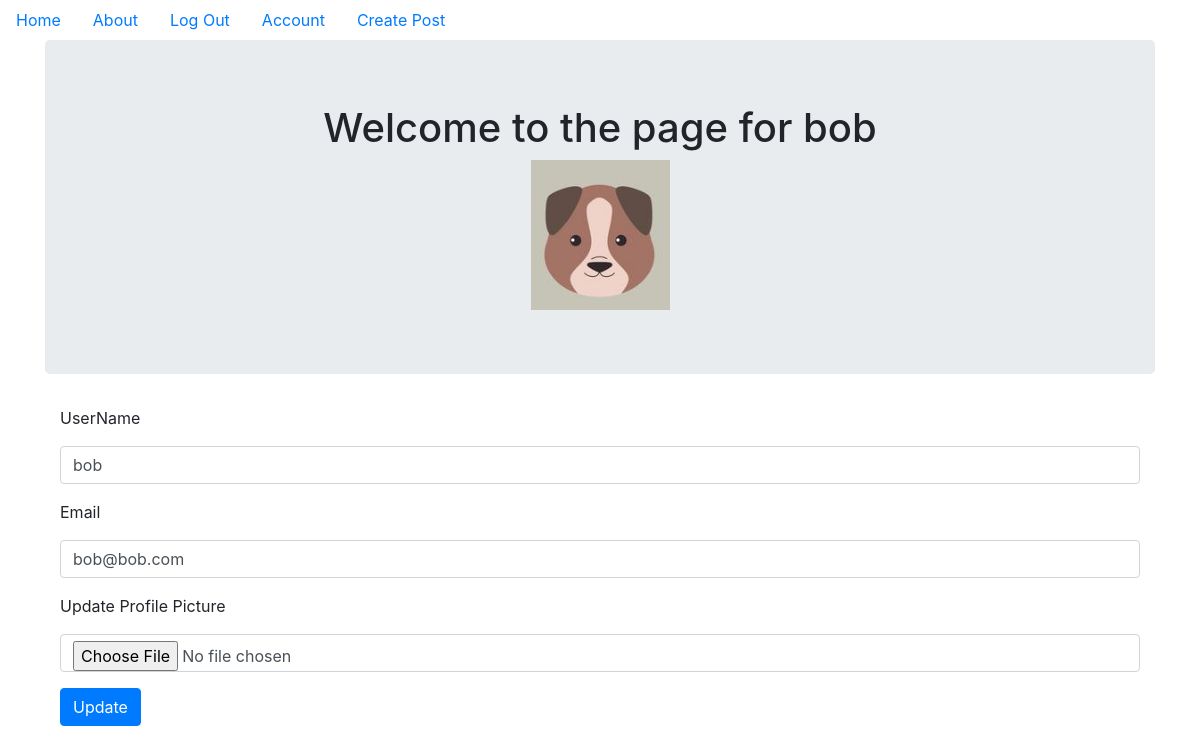
The app's page /account (signed in) with its own data.
### puppycompanyblog/models.py (models this page shows, shortened)
class User(db.Model, UserMixin):
  __tablename__ = 'users'
  id = db.Column(db.Integer, primary_key = True)
  profile_image = db.Column(db.String(20), nullable = False, default = 'default_profile.png')
  email = db.Column(db.String(64), unique = True, index = True)
  username = db.Column(db.String(64), unique = True, index = True)
  password_hash = db.Column(db.String(128))
  posts = db.relationship('BlogPost', backref = 'author', lazy = True)

### puppycompanyblog/users/views.py (the view)
@users.route('/account', methods=['GET', 'POST'])
@login_required
def account():
  form = UpdateUserForm()
  if form.validate_on_submit():
    if form.picture.data:
      username = current_user.username
      pic = add_profile_pic(form.picture.data, username)
      current_user.profile_image = pic
    current_user.username = form.username.data
    current_user.email = form.email.data
    db.session.commit()
    flash('Users account updated!')
    redirect(url_for('users.account'))
  elif request.method == 'GET':
    form.username.data = current_user.username
    form.email.data = current_user.email
  profile_image = url_for('static', filename='profile_pics/' + current_user.profile_image)
  return render_template('account.html', profile_image=profile_image, form=form)

### puppycompanyblog/users/forms.py (shortened to what this page needs)
class UpdateUserForm(FlaskForm):
  email = StringField('Email', validators=[DataRequired(), Email()])
  username = StringField('UserName', validators=[DataRequired()])
  picture = FileField('Update Profile Picture', validators=[FileAllowed(['jpg', 'png'])])
  submit = SubmitField('Update')

### puppycompanyblog/models.py (called while the page is built)
@login_manager.user_loader
def load_user(user_id):
  return User.query.get(user_id)

### puppycompanyblog/templates/account.html (shortened to what this page needs)
{% extends 'base.html' %}
{% block content %}
  <div class="jumbotron">
    <div align="center">
      <h1>Welcome to the page for {{ current_user.username }}</h1>
      <img align="center" src="{{ url_for('static', filename='profile_pics/'+ current_user.profile_image) }}">
    </div>
  </div>
  <div class="container">
    <form method="POST" action="" enctype="multipart/form-data">
      <div class="form-group">
        {{ form.username.label(class='form-group') }}
        {{ form.username(class='form-control') }}
      </div>
      <div class="form-group">
        {{ form.email.label(class='form-group') }}
        {{ form.email(class='form-control') }}
      </div>
      <div class="form-group">
        {{ form.picture.label(class='form-group') }}
        {{ form.picture(class='form-control') }}
      </div>
      <div class="form-group">
        {{ form.submit(class='btn btn-primary') }}
      </div>
    </form>
  </div>
{% endblock %}

### puppycompanyblog/static/css/login.css (style rules this page uses)
html, body { height: 100%; }

### puppycompanyblog/static/css/register.css (style rules this page uses)
html, body { height: 100%; }

### records on screen
User: username "bob", profile_image (placeholder picture), email "bob@bob.com"
